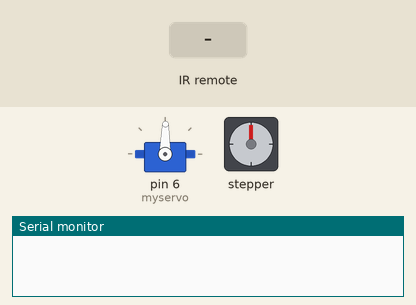
This sketch was run on a simulated Arduino Uno, built with avr-gcc and run on an emulated ATmega328P. On the bench: servo, stepper motor, the last lines printed to the serial monitor. Inputs (shaded band) come from the test bench. Stepper angles assume 2048 steps per turn.

Above: at 1.2 s.
1.3 s: infrared code 0xFFA857 received
At 1.75 s:
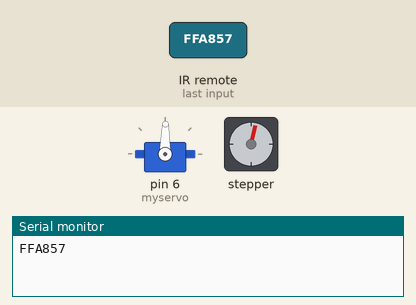
At 2.35 s:
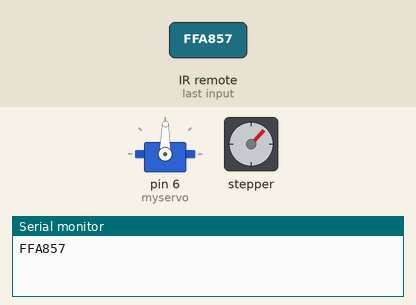
Timing chart, 0 to 16.3 s (numbered marks = the images above; inputs shaded):
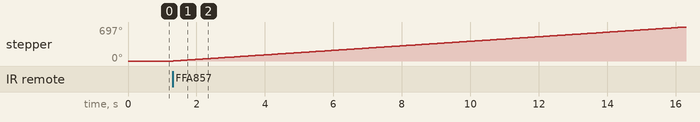

Measured:
- after the input at 1.3 s, stepper: keeps turning clockwise at about 47°/s, starting at once

The sketch:

MEC830_Project2_Task1_Code_Skeik_Ahmad.ino
```cpp
//MEC830_Project2_Task1:

//Include Libraries for servo, stepper and IR Remote:
  #include <Servo.h>
  #include "Stepper.h"
  #include "IRremote.h"

//Define Variables:
  #define STEPS  32
  #define trig 4
  #define echo 5
  int  Steps2Take;
  int receiver = 12;
  int pos=89;
  double duration, distance;

//Called functions from included libraries:
  Stepper small_stepper(STEPS, 8, 10, 9, 11);
  Servo myservo;
  IRrecv irrecv(receiver);
  decode_results results;

void setup()
{
  Serial.begin(9600);
  irrecv.enableIRIn();
  Serial.begin(9600);
  myservo.attach(6);
  myservo.write(pos);
  pinMode(trig,OUTPUT);
  pinMode(echo,INPUT);
}

void loop()
{
  myservo.write(pos);
  if (irrecv.decode(&results)) // have we received an IR signal?

  {
    Serial.println(results.value,HEX);
    switch(results.value)

    {

      case 0xFFA857: // Forward
                      small_stepper.setSpeed(500);
                      Steps2Take  =  4800;
                      small_stepper.step(Steps2Take);
                      delay(30);
                      break;

      case 0xFF629D: // Backward
                      small_stepper.setSpeed(500);
                      Steps2Take  =  -4800;
                      small_stepper.step(Steps2Take);
                      delay(30);
                      break;

      case 0xFFC23D: //Move right
                      myservo.write(165);
                      small_stepper.setSpeed(500);
                      Steps2Take = -480;
                      small_stepper.step(Steps2Take);
                      delay(30);
                      break;

      case 0xFF22DD: //Move left
                      myservo.write(15);
                      small_stepper.setSpeed(500);
                      Steps2Take = -480;
                      small_stepper.step(Steps2Take);
                      delay(30);
                      break;

    }

      irrecv.resume(); // receive the next value
                 digitalWrite(8, LOW);
                 digitalWrite(9, LOW);
                 digitalWrite(10, LOW);
                 digitalWrite(11, LOW);
  }


}

double dist_calc()
{
  digitalWrite(trig,LOW);
  delayMicroseconds(2);
  digitalWrite(trig,HIGH);
  delayMicroseconds(10);
  digitalWrite(trig,LOW);
  duration = pulseIn(echo,HIGH);
  distance = 100.0*(343.0*(duration/2.0))/1000000.0;
  return (distance);
}
```
